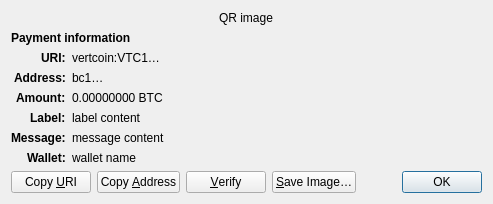
<?xml version="1.0" encoding="UTF-8"?>
<ui version="4.0">
 <class>ReceiveRequestDialog</class>
 <widget class="QDialog" name="ReceiveRequestDialog">
  <property name="geometry">
   <rect>
    <x>0</x>
    <y>0</y>
    <width>413</width>
    <height>229</height>
   </rect>
  </property>
  <property name="windowTitle">
   <string>Request payment to …</string>
  </property>
  <layout class="QGridLayout" name="gridLayout" columnstretch="0,1">
   <property name="sizeConstraint">
    <enum>QLayout::SetFixedSize</enum>
   </property>
   <item row="0" column="0" colspan="2" alignment="Qt::AlignHCenter">
    <widget class="QRImageWidget" name="qr_code">
     <property name="text">
      <string notr="true">QR image</string>
     </property>
     <property name="textInteractionFlags">
      <set>Qt::NoTextInteraction</set>
     </property>
    </widget>
   </item>
   <item row="1" column="0" colspan="2">
    <widget class="QLabel" name="payment_header">
     <property name="font">
      <font>
       <weight>75</weight>
       <bold>true</bold>
      </font>
     </property>
     <property name="text">
      <string>Payment information</string>
     </property>
     <property name="textInteractionFlags">
      <set>Qt::NoTextInteraction</set>
     </property>
    </widget>
   </item>
   <item row="2" column="0" alignment="Qt::AlignRight|Qt::AlignTop">
    <widget class="QLabel" name="uri_tag">
     <property name="font">
      <font>
       <weight>75</weight>
       <bold>true</bold>
      </font>
     </property>
     <property name="text">
      <string notr="true">URI:</string>
     </property>
     <property name="textFormat">
      <enum>Qt::PlainText</enum>
     </property>
     <property name="textInteractionFlags">
      <set>Qt::NoTextInteraction</set>
     </property>
    </widget>
   </item>
   <item row="2" column="1" alignment="Qt::AlignTop">
    <widget class="QLabel" name="uri_content">
     <property name="text">
      <string notr="true">vertcoin:VTC1…</string>
     </property>
     <property name="textFormat">
      <enum>Qt::RichText</enum>
     </property>
     <property name="wordWrap">
      <bool>true</bool>
     </property>
     <property name="textInteractionFlags">
      <set>Qt::TextSelectableByMouse</set>
     </property>
    </widget>
   </item>
   <item row="3" column="0" alignment="Qt::AlignRight|Qt::AlignTop">
    <widget class="QLabel" name="address_tag">
     <property name="font">
      <font>
       <weight>75</weight>
       <bold>true</bold>
      </font>
     </property>
     <property name="text">
      <string>Address:</string>
     </property>
     <property name="textInteractionFlags">
      <set>Qt::NoTextInteraction</set>
     </property>
    </widget>
   </item>
   <item row="3" column="1" alignment="Qt::AlignTop">
    <widget class="QLabel" name="address_content">
     <property name="text">
      <string notr="true">bc1…</string>
     </property>
     <property name="textFormat">
      <enum>Qt::PlainText</enum>
     </property>
     <property name="textInteractionFlags">
      <set>Qt::TextSelectableByMouse</set>
     </property>
    </widget>
   </item>
   <item row="4" column="0" alignment="Qt::AlignRight|Qt::AlignTop">
    <widget class="QLabel" name="amount_tag">
     <property name="font">
      <font>
       <weight>75</weight>
       <bold>true</bold>
      </font>
     </property>
     <property name="text">
      <string>Amount:</string>
     </property>
     <property name="textInteractionFlags">
      <set>Qt::NoTextInteraction</set>
     </property>
    </widget>
   </item>
   <item row="4" column="1" alignment="Qt::AlignTop">
    <widget class="QLabel" name="amount_content">
     <property name="text">
      <string notr="true">0.00000000 BTC</string>
     </property>
     <property name="textFormat">
      <enum>Qt::PlainText</enum>
     </property>
     <property name="textInteractionFlags">
      <set>Qt::TextSelectableByMouse</set>
     </property>
    </widget>
   </item>
   <item row="5" column="0" alignment="Qt::AlignRight|Qt::AlignTop">
    <widget class="QLabel" name="label_tag">
     <property name="font">
      <font>
       <weight>75</weight>
       <bold>true</bold>
      </font>
     </property>
     <property name="text">
      <string>Label:</string>
     </property>
     <property name="textInteractionFlags">
      <set>Qt::NoTextInteraction</set>
     </property>
    </widget>
   </item>
   <item row="5" column="1" alignment="Qt::AlignTop">
    <widget class="QLabel" name="label_content">
     <property name="text">
      <string notr="true">label content</string>
     </property>
     <property name="textFormat">
      <enum>Qt::PlainText</enum>
     </property>
     <property name="wordWrap">
      <bool>true</bool>
     </property>
     <property name="textInteractionFlags">
      <set>Qt::TextSelectableByMouse</set>
     </property>
    </widget>
   </item>
   <item row="6" column="0" alignment="Qt::AlignRight|Qt::AlignTop">
    <widget class="QLabel" name="message_tag">
     <property name="font">
      <font>
       <weight>75</weight>
       <bold>true</bold>
      </font>
     </property>
     <property name="text">
      <string>Message:</string>
     </property>
     <property name="textInteractionFlags">
      <set>Qt::NoTextInteraction</set>
     </property>
    </widget>
   </item>
   <item row="6" column="1" alignment="Qt::AlignTop">
    <widget class="QLabel" name="message_content">
     <property name="text">
      <string notr="true">message content</string>
     </property>
     <property name="textFormat">
      <enum>Qt::PlainText</enum>
     </property>
     <property name="wordWrap">
      <bool>true</bool>
     </property>
     <property name="textInteractionFlags">
      <set>Qt::TextSelectableByMouse</set>
     </property>
    </widget>
   </item>
   <item row="7" column="0" alignment="Qt::AlignRight|Qt::AlignTop">
    <widget class="QLabel" name="wallet_tag">
     <property name="font">
      <font>
       <weight>75</weight>
       <bold>true</bold>
      </font>
     </property>
     <property name="text">
      <string>Wallet:</string>
     </property>
     <property name="textInteractionFlags">
      <set>Qt::NoTextInteraction</set>
     </property>
    </widget>
   </item>
   <item row="7" column="1" alignment="Qt::AlignTop">
    <widget class="QLabel" name="wallet_content">
     <property name="text">
      <string notr="true">wallet name</string>
     </property>
     <property name="textFormat">
      <enum>Qt::PlainText</enum>
     </property>
     <property name="wordWrap">
      <bool>true</bool>
     </property>
     <property name="textInteractionFlags">
      <set>Qt::TextSelectableByMouse</set>
     </property>
    </widget>
   </item>
   <item row="8" column="0" colspan="2">
    <layout class="QHBoxLayout" name="horizontalLayout">
     <item>
      <widget class="QPushButton" name="btnCopyURI">
       <property name="text">
        <string>Copy &amp;URI</string>
       </property>
       <property name="autoDefault">
        <bool>false</bool>
       </property>
      </widget>
     </item>
     <item>
      <widget class="QPushButton" name="btnCopyAddress">
       <property name="text">
        <string>Copy &amp;Address</string>
       </property>
       <property name="autoDefault">
        <bool>false</bool>
       </property>
      </widget>
     </item>
     <item>
      <widget class="QPushButton" name="btnVerify">
       <property name="text">
        <string>&amp;Verify</string>
       </property>
       <property name="toolTip">
        <string>Verify this address on e.g. a hardware wallet screen</string>
       </property>
       <property name="autoDefault">
        <bool>false</bool>
       </property>
      </widget>
     </item>
     <item>
      <widget class="QPushButton" name="btnSaveAs">
       <property name="text">
        <string>&amp;Save Image…</string>
       </property>
       <property name="autoDefault">
        <bool>false</bool>
       </property>
      </widget>
     </item>
     <item>
      <spacer name="horizontalSpacer_2">
       <property name="orientation">
        <enum>Qt::Horizontal</enum>
       </property>
       <property name="sizeHint" stdset="0">
        <size>
         <width>40</width>
         <height>20</height>
        </size>
       </property>
      </spacer>
     </item>
     <item>
      <widget class="QDialogButtonBox" name="buttonBox">
       <property name="focusPolicy">
        <enum>Qt::StrongFocus</enum>
       </property>
       <property name="standardButtons">
        <set>QDialogButtonBox::Ok</set>
       </property>
      </widget>
     </item>
    </layout>
   </item>
  </layout>
 </widget>
 <customwidgets>
  <customwidget>
   <class>QRImageWidget</class>
   <extends>QLabel</extends>
   <header>qt/qrimagewidget.h</header>
  </customwidget>
 </customwidgets>
 <tabstops>
  <tabstop>buttonBox</tabstop>
  <tabstop>btnCopyURI</tabstop>
  <tabstop>btnCopyAddress</tabstop>
  <tabstop>btnSaveAs</tabstop>
 </tabstops>
 <resources/>
 <connections>
  <connection>
   <sender>buttonBox</sender>
   <signal>accepted()</signal>
   <receiver>ReceiveRequestDialog</receiver>
   <slot>accept()</slot>
   <hints>
    <hint type="sourcelabel">
     <x>135</x>
     <y>230</y>
    </hint>
    <hint type="destinationlabel">
     <x>135</x>
     <y>126</y>
    </hint>
   </hints>
  </connection>
 </connections>
</ui>
